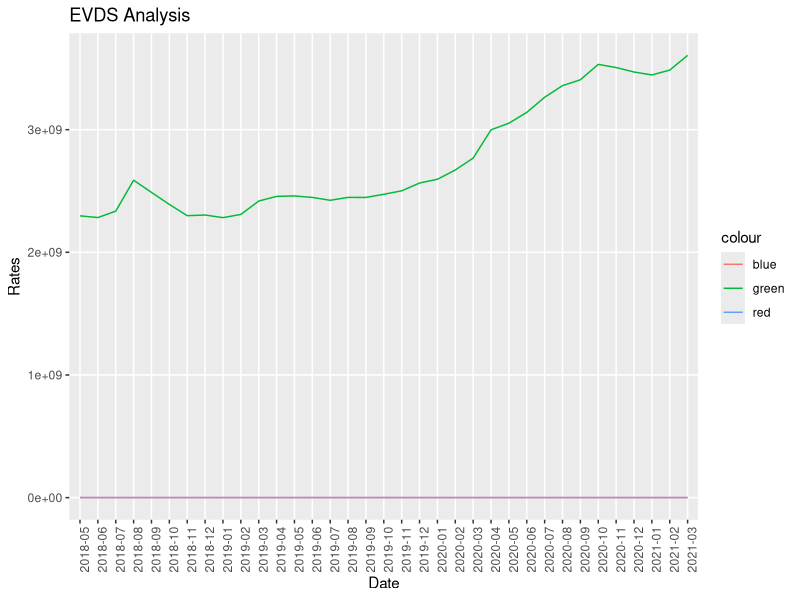
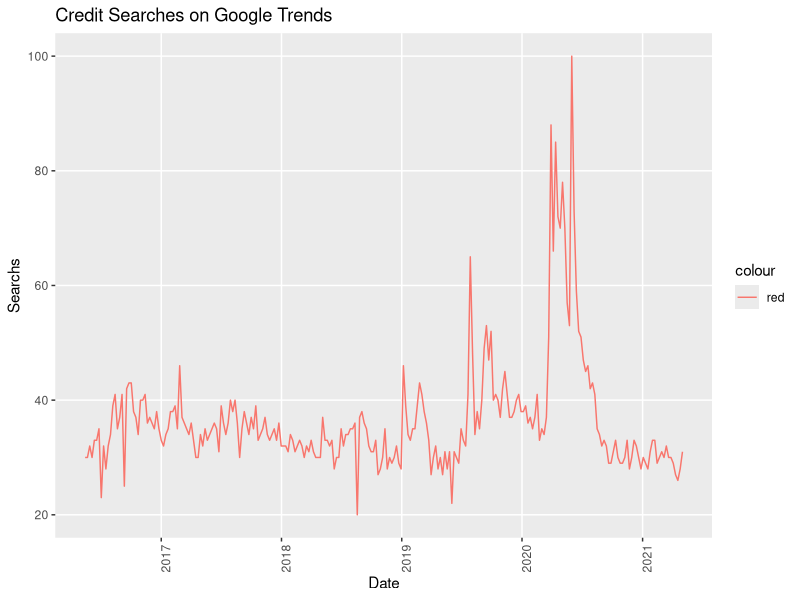

Source code (R) for these figures, in order:
## ---- chunk 1
knitr::opts_chunk$set(echo = TRUE)
## ---- chunk 2
library(tidyverse)
#library(EVDS) #The API does not work properly
library(lubridate)
library(zoo)
library(readxl) #To read Excel file
library(ggplot2) #To plot the graphs
#library(dplyr)
## ---- chunk 3
#set_evds_key("UQ7bM51uXF") #ID if the API will start to work again

myData <- read_excel("EVDS.xlsx")
View(myData)

colnames(myData) <- c("Date", "Electricity", "Workforce", "Credit")
str(myData)
## ---- chunk 4
myPlot <- ggplot(myData, aes(x=Date, group=1))+
    geom_line(aes(y=Electricity,color="red"))+
  geom_line(aes(y=Workforce, color="blue"))+
  geom_line(aes(y=Credit, color="green"))+
  theme(panel.grid.minor = element_blank(),
    axis.text.x = element_text(angle=90))+
   labs(x = "Date", y = "Rates", 
              title = "EVDS Analysis")
myPlot
## ---- chunk 5
creditData <- read_excel("credit_gTrend.xlsx")
View(creditData)

colnames(creditData) <- c("Date", "Credit")
str(creditData)
## ---- chunk 6
creditPlot <- ggplot(creditData, aes(x=Date, group=1))+
    geom_line(aes(y=Credit,color="red"))+
  theme(panel.grid.minor = element_blank(),
    axis.text.x = element_text(angle=90))+
   labs(x = "Date", y = "Searchs", 
              title = "Credit Searches on Google Trends")
creditPlot
